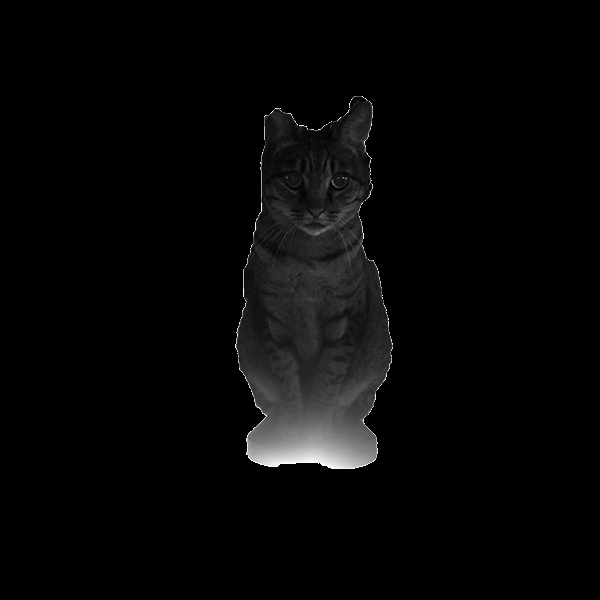
#> input picture homework2/SampleImage/sample3.png, 600 x 600 px
$ python problem2.py
#> lines starting #> are read from the running program, lines starting #| are printed output that depends on the picture; after the words box and inside, x2 and y2 are one past the last pixel; in counts of white or black regions, pixels touching at a corner belong together
#> further down, sample3 is the input picture: shape (600, 600); min 0, max 254, mean 6.6
### homework2/masks.py
import numpy as np
import math

def LoG_func(x, y, var):
    g = -(x*x + y*y) / (2*var)
    return -((1 + g) * math.exp(g) / (math.pi*var*var))
#
def LoG(window, var):
#> called with window = 3, var = 0.5
    mask = np.zeros((window, window))
    for i, y in zip(range(window), range(-(window//2), ((window+1)//2))):
        for j, x in zip(range(window), range(-(window//2), ((window+1)//2))):
            mask[i][j] = LoG_func(x, y, var)
    #print(np.sum(mask))
    return mask
#
def Gaussian_func(x, y, var):
    g = -(x*x + y*y) / (2*var)
    return math.exp(g) / (2*math.pi*var)
#
# [7 lines left out: function Gaussian, not called in this run]
#
def RG(K):
    return np.array([[-1, 0, 1], [-K, 0, K], [-1, 0, 1]]) / (K+2)
#
def CG(K):
    return np.array([[1, K, 1], [0, 0, 0], [-1, -K, -1]]) / (K+2)
#
def LP(K):
    return np.array([[1, K, 1], [K, K**2, K], [1, K, 1]]) / (K+2)**2

### homework2/basics.py
import numpy as np

def padding(source, window):
#> called with window = 3
    (r, c), w = source.shape, window // 2
#> r = 600; c = 600; w = 1
    L, R = np.flip(source[ :, 1:(w+1)], axis=1), np.flip(source[ :, (c-w):c], axis=1)
#> L = 600 values from 0 to 0; R = 600 values from 0 to 0
    output = np.hstack([L,source,R])
    U, D = np.flip(output[1:(w+1), :], axis=0), np.flip(output[(r-w):r, :], axis=0)
    output = np.vstack([U,output,D])
#> output: shape (602, 602)
    return output

### homework2/geo_modification.py
import edge_detection as ed
import numpy as np
import basics
import masks
import math
import cv2

def Image2Cartesian(Rout, Cout):
    x, y = np.zeros((Rout,Cout)), np.zeros((Rout,Cout))
    for p in range(Rout):
        for q in range(Cout):
            x[p][q], y[p][q] = (q + 0.5), (Rout - p - 0.5)
    return x, y

def Cartesian2Image(x, y, Rin, Cin):
    (Rout, Cout), p, q = x.shape, np.zeros(x.shape), np.zeros(x.shape)

    for r in range(Rout):
        for c in range(Cout):
            p[r][c], q[r][c] = int(Rin-(int(y[r][c])+0.5)-0.5), int(x[r][c])
    return p.astype(int), q.astype(int)

def translation(x, y, Tx, Ty):
    return x - Tx, y - Ty

def scaling(x, y, Sx, Sy):
    return x / Sx, y / Sy

def rotation(x, y, theta):
    Xbar, Ybar = np.mean(x), np.mean(y)
    x, y = x - Xbar, y - Ybar
    x, y = (math.cos(-theta)*x - math.sin(-theta)*y), (math.sin(-theta)*x + math.cos(-theta)*y)
    return x + Xbar, y + Ybar

def mapping(source, p, q):
    (Rsource, Csource), (R, C), output = source.shape, p.shape, np.zeros(q.shape)

    for r in range(R):
        for c in range(C):
            if 0 <= p[r][c] and p[r][c] < Rsource and 0 <= q[r][c] and q[r][c] < Csource:
                output[r][c] = source[p[r][c]][q[r][c]]
    return output

def warping(source, K):
    (R,C), output, angle = source.shape, np.zeros(source.shape), 2*math.pi/180
    for i in range(R):
        for j in range(C):
            I, J = int(1.2*K*math.sin(j*angle)), int(K*math.cos(i*angle))
            if j + J < C and i + I < R:
                output[i][j] = source[(i+I)%R][(j+J)%C]
    return output

# [2 lines that do not run on import are left out]

### homework2/problem2.py
import geo_modification as gm
import edge_detection as ed
import numpy as np
import basics
import masks
import math
import cv2

if __name__ == "__main__":
    sample3 = cv2.imread('./SampleImage/sample3.png', cv2.IMREAD_GRAYSCALE)

    # (a)
    mask, padd, output = masks.LoG(3, 0.5), basics.padding(sample3, 3), np.copy(sample3)
#> mask = [[0.172, 0, 0.172], [0, -1.27, 0], [0.172, 0, 0.172]]

    T_L, T_H = 100, 160
    for i, I in zip(range(600), range(3, 3 + 600)):
        for j, J in zip(range(600), range(3, 3 + 600)):
            if output[i][j] > T_L:
                mask = (padd[i:I, j:J] < T_H)
                if np.sum(mask) > 0:
                    output[i][j] = np.sum((padd[i:I, j:J]*mask) / np.sum(mask))
                else:
                    output[i][j] *= 0
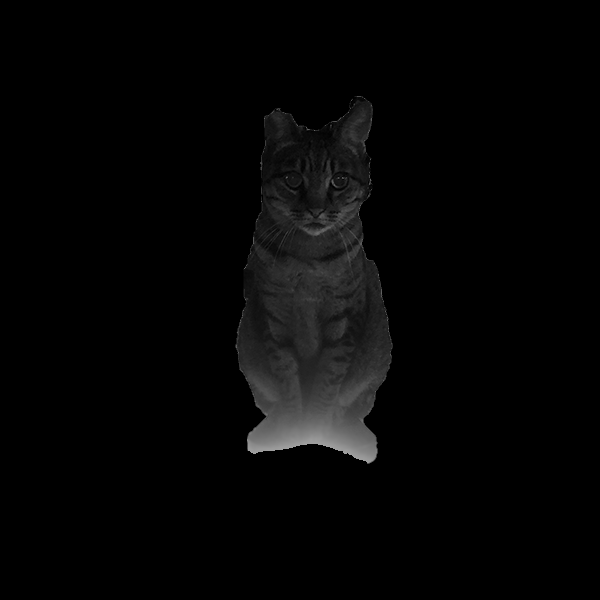
#> output: shape (600, 600); 1.29% of pixels changed, all inside (x1, y1, x2, y2) = (235, 96, 393, 469)
    output = output*(225/np.max(output))
    cv2.imwrite('./sample3_improved.png', output)

    # (b)
    result7 = np.zeros((600, 600))
    ''''''
    Rin, Cin, Rout, Cout = 600, 600, 350, 350
    x, y = gm.Image2Cartesian(Rout, Cout)
    x, y = gm.translation(x, y, -105, 0)    # step 2
    x, y = gm.scaling(x, y, 7/12, 7/12)     # step 1
    p, q = gm.Cartesian2Image(x, y, Rin, Cin)
    result7[:300, 220:380] = gm.mapping(sample3, p, q)[20:320, 0:160]
    ''''''
    ''''''
    Rin, Cin, Rout, Cout = 600, 600, 600, 600
    x, y = gm.Image2Cartesian(Rout, Cout)
    x, y = gm.rotation(x, y, -math.pi/2)
    p, q = gm.Cartesian2Image(x, y, Rin, Cin)
    result7 += gm.mapping(result7, p, q)
#> after the loop in mapping (call 2), `for r in range(R):`:
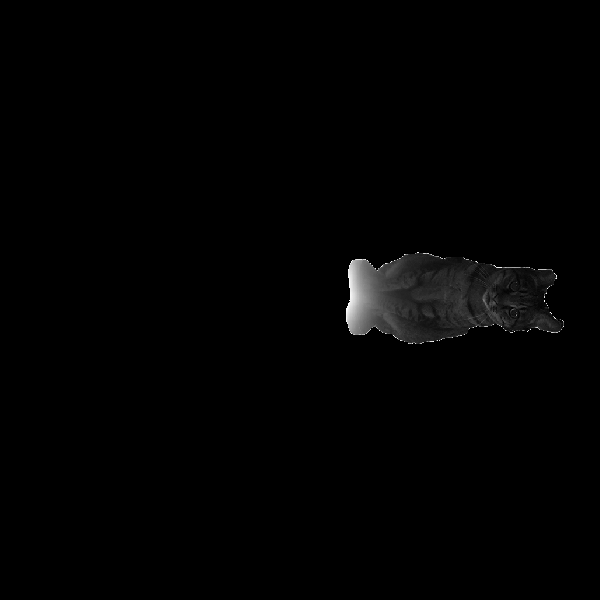
#> output: shape (600, 600) float64; min 0, max 254, mean 2.3
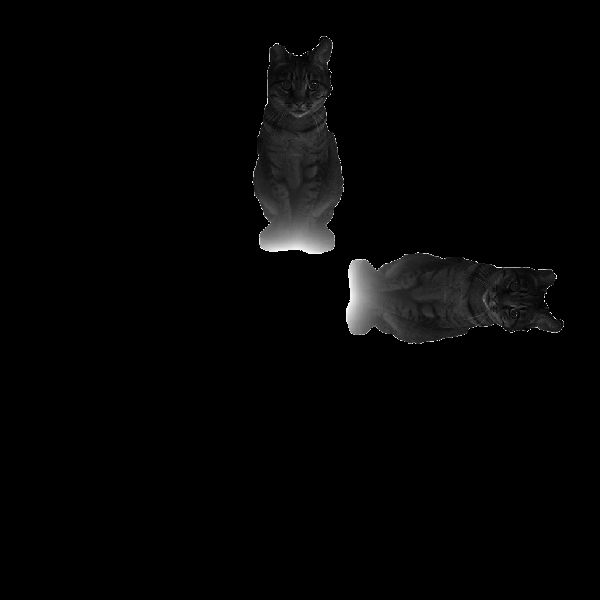
#> result7: shape (600, 600) float64; min 0, max 254, mean 4.5
    ''''''
    ''''''
    Rin, Cin, Rout, Cout = 600, 600, 600, 600
    x, y = gm.Image2Cartesian(Rout, Cout)
    x, y = gm.rotation(x, y, -math.pi)
    p, q = gm.Cartesian2Image(x, y, Rin, Cin)
    result7 += gm.mapping(result7, p, q)
#> after the loop in mapping (call 3), `for r in range(R):`:
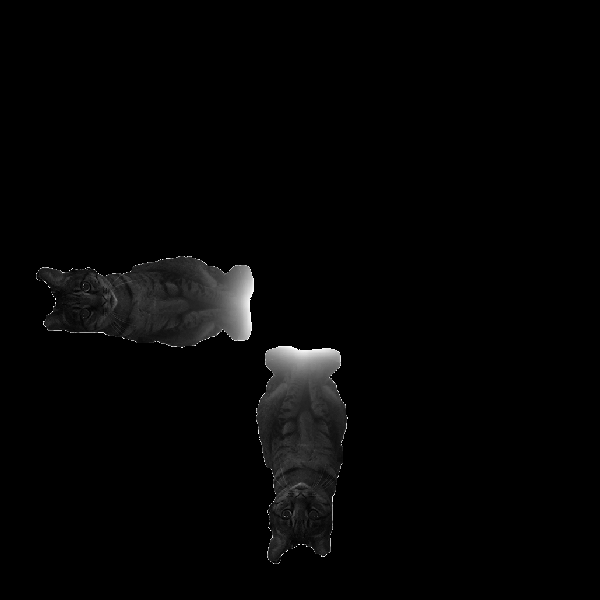
#> output: shape (600, 600) float64; min 0, max 254, mean 4.5
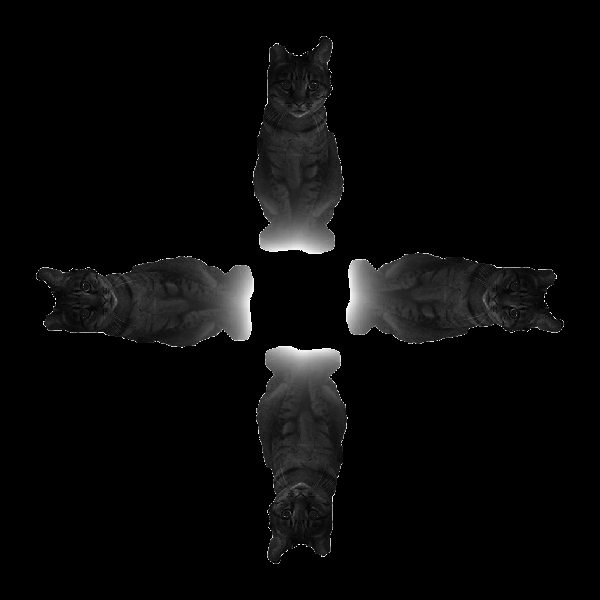
#> result7: shape (600, 600) float64; 8.21% of pixels changed, all inside (x1, y1, x2, y2) = (36, 256, 348, 564)
    ''''''
    cv2.imwrite('./result7.png', result7)

    # (c)
    sample5 = cv2.imread('./SampleImage/sample5.png', cv2.IMREAD_GRAYSCALE)
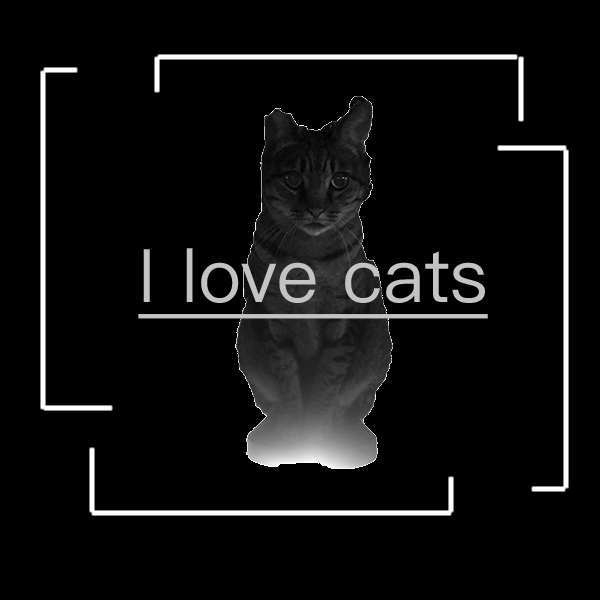
#> input picture homework2/SampleImage/sample5.png, 600 x 600 px
#> sample5 is the input picture: shape (600, 600); min 0, max 255, mean 16.1
    result8 = gm.warping(sample5, 25)
#> after the loop in warping, `for i in range(R):`:
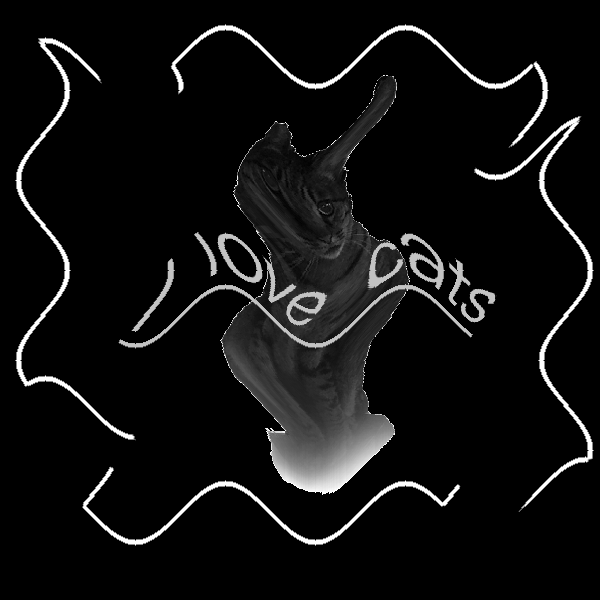
#> output: shape (600, 600) float64; min 0, max 255, mean 16.3
    cv2.imwrite("./result8.png", result8)
